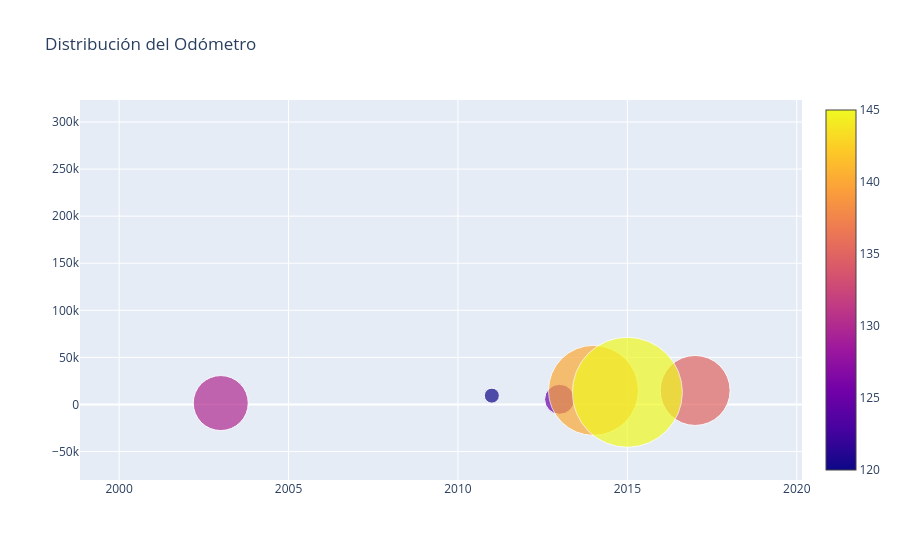

Source (notebook cell):
### Code cell
# Se crea una figura vacía y luego se añade un rastro de histograma
#fig = go.Figure(data=[go.Histogram(x=car_data['odometer'])])

# Opcional: Puedes añadir un título al gráfico si lo deseas
fig.update_layout(title_text='Distribución del Odómetro')

# Mostrar el gráfico Plotly
fig.show()

### Figure 1 — Plotly figure (JSON) as saved in the notebook; plotly's stock layout.template omitted (floating-point values rounded to 4 significant figures; data arrays with more than 128 entries replaced by an {"elided": "..."} marker saying what was removed)
{"data": [{"marker": {"color": [120, 125, 130, 135, 140, 145], "showscale": true, "size": [15, 30, 55, 70, 90, 110]}, "mode": "markers", "type": "scatter", "x": {"elided": "45455 float values"}, "y": {"elided": "45455 int values"}}], "layout": {"title": {"text": "Distribución del Odómetro"}}}
